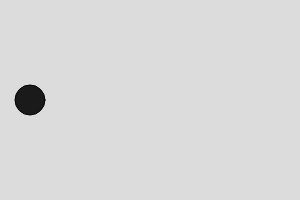
Frame 1 (no input)
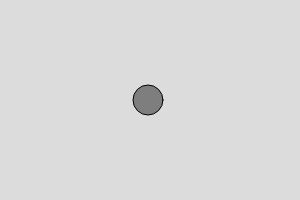
Frame 60 (no input)
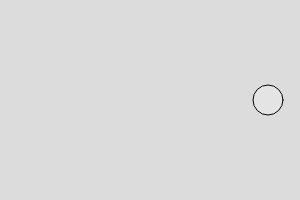
Frame 120 (the mouse pressed at the canvas centre since frame 60)

The p5.js sketch that drew these frames (run headless with seeded random() and noise() and a simulated clock; from frame 60 on, the mouse is pressed at the canvas centre):

// p5.js sketch
// ── sketch.js
// https://editor.p5js.org/jht1493/sketches/jaPZ8e1RW
// 3.4 Bouncing time createSpan
// Using createSpan to give feedback on variables in the DOM

let r = 30;
let posX = 30;
let speedX = 2;
let color;

function setup() {
  createCanvas(300, 200);
  let aref = "https://editor.p5js.org/hc3786/sketches/_Wfc0mflF";
  createA(aref, "Bouncing Ball by Herui", "atarget");
  createSpan().id("posX");
}

function draw() {
  background(220);
  color = round((posX / width) * 255);
  fill(color);

  circle(posX, height / 2, r);
  posX = speedX + posX;

  if (posX > width || posX < 0) {
    speedX = -speedX;
  }

  select("#posX").html(" [posX=" + posX + "]");
}

// https://p5js.org/reference/#/p5/createA
//   createA(href, html, [target])

// https://editor.p5js.org/hc3786/sketches/_Wfc0mflF
// Bouncing Ball by Herui
